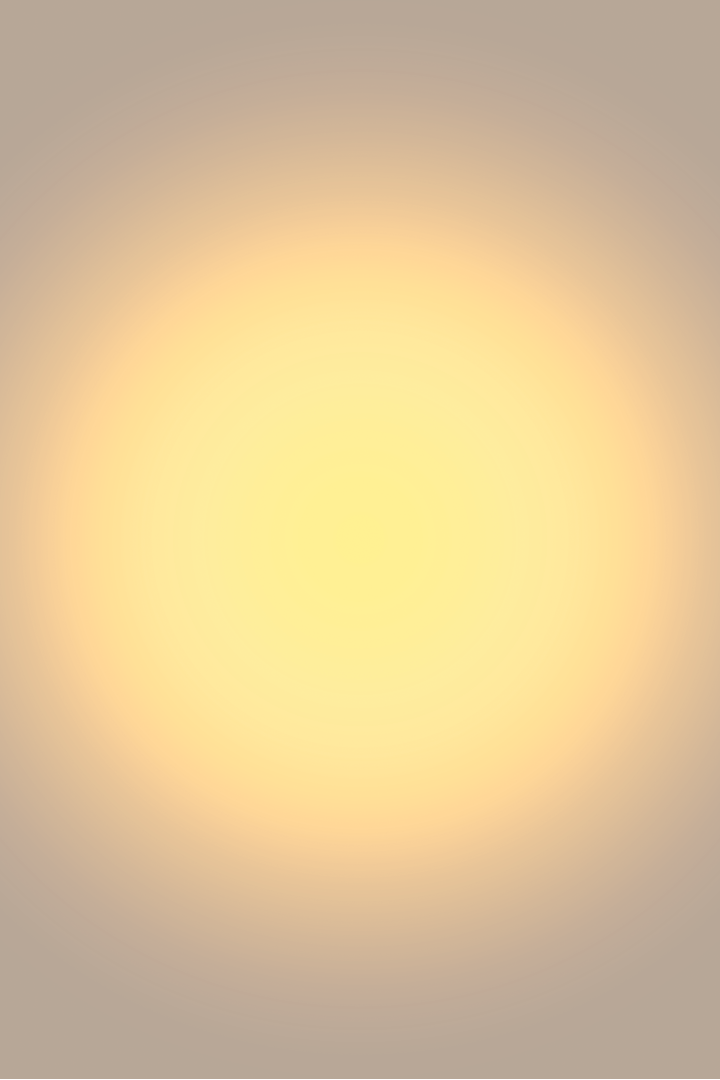
#> input picture assets/canon/color_tones/1/f4_blend_color-burn.png, 720 x 1080 px
$ python contact_sheet.py ../assets/canon/color_tones/1/f4_blend_color-burn.png ../assets/canon/color_tones/1/f4_blend_color-burn.png
#> lines starting #> are read from the running program, lines starting #| are printed output that depends on the picture; after the words box and inside, x2 and y2 are one past the last pixel; in counts of white or black regions, pixels touching at a corner belong together
#!/usr/bin/env python3
"""Planche de contrôle : composite des PNG sur damier + magenta.

Usage:
    python tools/contact_sheet.py out.png sticker1.png sticker2.png ...

Le damier montre la découpe, la bande magenta révèle les franges de chroma
key résiduelles (un liseré vert saute aux yeux sur du magenta).
"""

import sys
from pathlib import Path

from PIL import Image

CELL = 200
COLS = 6
MAGENTA = (255, 0, 200)


def checkerboard(size, square=10):
#> called with size = (1200, 400), square = 10
    board = Image.new("RGB", size, (255, 255, 255))
#> board: PIL image 1200x400 RGB; every value is 255
    grey = Image.new("RGB", (square, square), (200, 200, 200))
    for y in range(0, size[1], square):
        for x in range(0, size[0], square):
            if (x // square + y // square) % 2:
                board.paste(grey, (x, y))
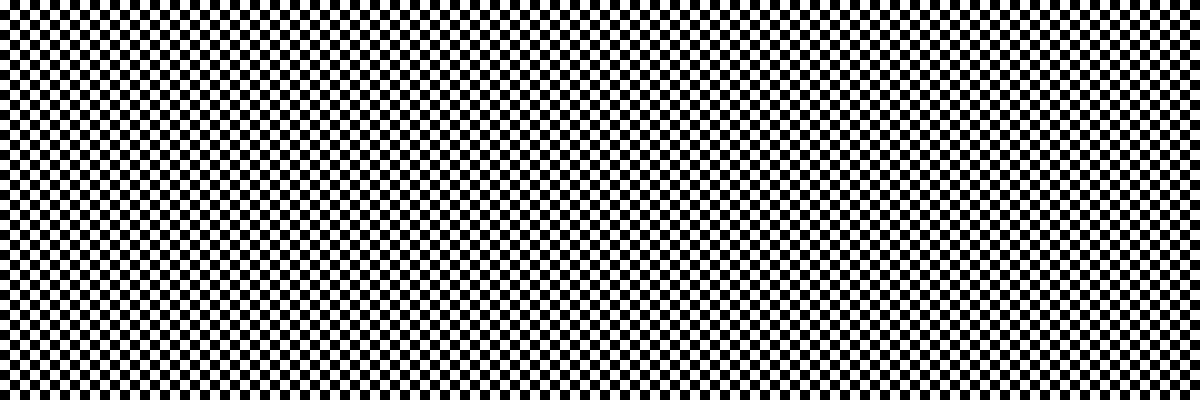
#> board: PIL image 1200x400 RGB; values 200 (black) and 255 (white), 50% white; 1 white region, box (x1, y1, x2, y2) and area: (0, 0, 1200, 400) 240000
    return board


def build(out_path, paths):
    rows = (len(paths) + COLS - 1) // COLS
    # Chaque sticker est rendu deux fois : damier en haut, magenta en bas.
    width, height = COLS * CELL, rows * CELL * 2
    sheet = checkerboard((width, height))
    for i in range(rows):
        sheet.paste(
            Image.new("RGB", (width, CELL), MAGENTA), (0, i * CELL * 2 + CELL)
        )
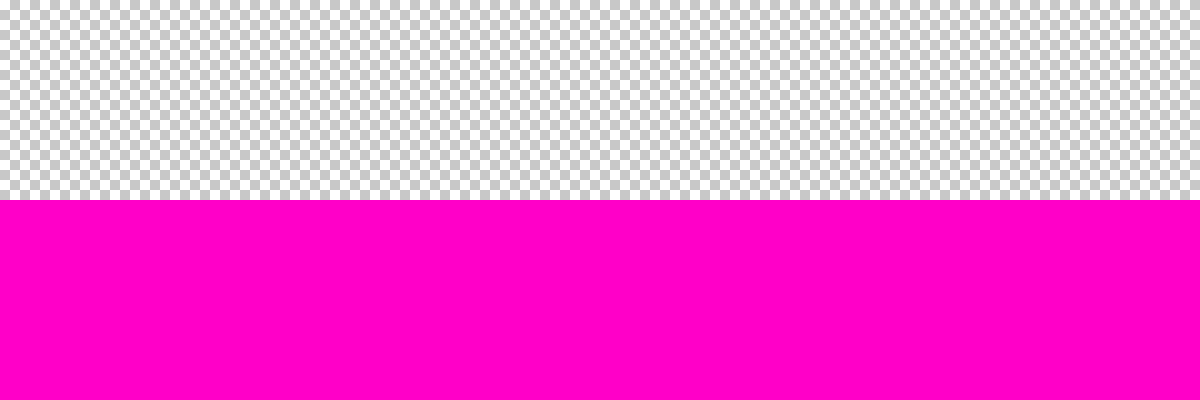
#> sheet: PIL image 1200x400 RGB; mean R, G, B 241.2, 113.8, 213.8

    for i, p in enumerate(paths):
        img = Image.open(p).convert("RGBA")
#> img is the input picture: PIL image 720x1080 RGBA; mean R, G, B, A 182.1, 118.5, 3.7, 104
        img.thumbnail((CELL - 16, CELL - 16), Image.LANCZOS)
#> img: PIL image 123x184 RGBA
        col, row = i % COLS, i // COLS
        x = col * CELL + (CELL - img.width) // 2
#> x = 38
        for band in (0, 1):
            y = row * CELL * 2 + band * CELL + (CELL - img.height) // 2
            sheet.paste(img, (x, y), img)
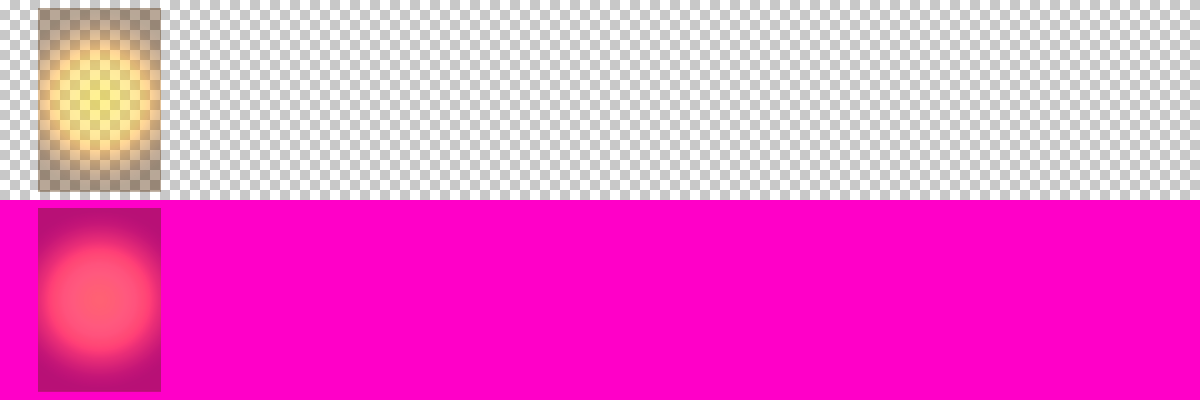
#> sheet: PIL image 1200x400 RGB; mean R, G, B 239, 114, 205.7

    sheet.save(out_path)
    print(f"{out_path}  {sheet.size[0]}x{sheet.size[1]}  {len(paths)} stickers")
#| ../assets/canon/color_tones/1/f4_blend_color-burn.png  1200x400  1 stickers


if __name__ == "__main__":
    if len(sys.argv) < 3:
        raise SystemExit(__doc__)
    build(sys.argv[1], [Path(p) for p in sys.argv[2:]])
